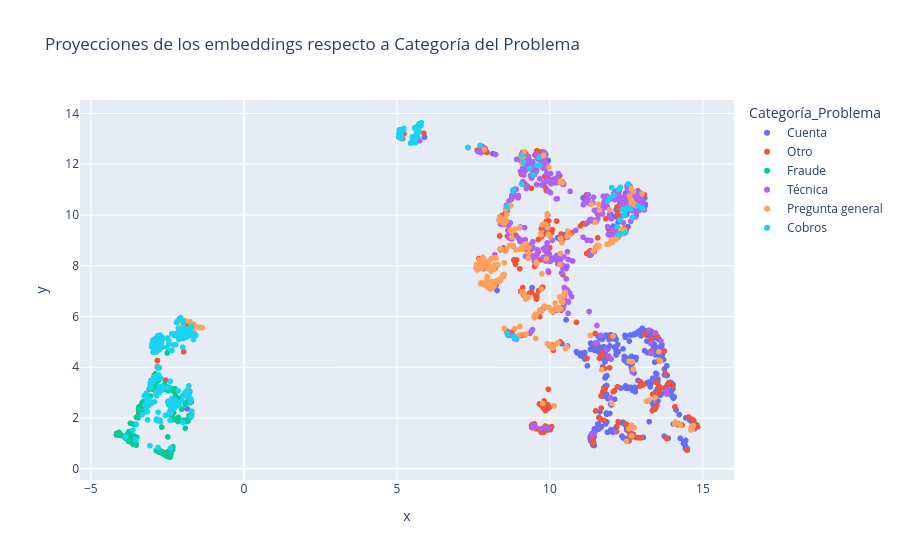

The code cell stored with this chart in its notebook:
### Code cell
# Scatter plot por Categoría_Problema
fig_proj_categoria = px.scatter(
    df_tickets,
    x="x",
    y="y",
    color="Categoría_Problema",
    title="Proyecciones de los embeddings respecto a Categoría del Problema",
    hover_data=[
        "Nivel_Prioridad",
        "Canal_Ticket",
        "N_Caracteres_Ticket",
        "Usuario-Tipo_de_Cuenta",
        "Usuario-Antiguedad_Cuenta_Dias",
        "Contenido_Ticket_Wrapped",
    ],
)

fig_proj_categoria.show()

### Figure 1 — Plotly figure (JSON) as saved in the notebook; plotly's stock layout.template omitted (floating-point values rounded to 4 significant figures; data arrays with more than 128 entries replaced by an {"elided": "..."} marker saying what was removed)
{"data": [{"customdata": {"elided": "473x6 mixed values"}, "hovertemplate": "Categoría_Problema=Cuenta<br>x=%{x}<br>y=%{y}<br>Nivel_Prioridad=%{customdata[0]}<br>Canal_Ticket=%{customdata[1]}<br>N_Caracteres_Ticket=%{customdata[2]}<br>Usuario-Tipo_de_Cuenta=%{customdata[3]}<br>Usuario-Antiguedad_Cuenta_Dias=%{customdata[4]}<br>Contenido_Ticket_Wrapped=%{customdata[5]}<extra></extra>", "legendgroup": "Cuenta", "marker": {"color": "#636efa", "symbol": "circle"}, "mode": "markers", "name": "Cuenta", "showlegend": true, "type": "scattergl", "x": {"elided": "473 float values"}, "xaxis": "x", "y": {"elided": "473 float values"}, "yaxis": "y"}, {"customdata": {"elided": "406x6 mixed values"}, "hovertemplate": "Categoría_Problema=Otro<br>x=%{x}<br>y=%{y}<br>Nivel_Prioridad=%{customdata[0]}<br>Canal_Ticket=%{customdata[1]}<br>N_Caracteres_Ticket=%{customdata[2]}<br>Usuario-Tipo_de_Cuenta=%{customdata[3]}<br>Usuario-Antiguedad_Cuenta_Dias=%{customdata[4]}<br>Contenido_Ticket_Wrapped=%{customdata[5]}<extra></extra>", "legendgroup": "Otro", "marker": {"color": "#EF553B", "symbol": "circle"}, "mode": "markers", "name": "Otro", "showlegend": true, "type": "scattergl", "x": {"elided": "406 float values"}, "xaxis": "x", "y": {"elided": "406 float values"}, "yaxis": "y"}, {"customdata": {"elided": "191x6 mixed values"}, "hovertemplate": "Categoría_Problema=Fraude<br>x=%{x}<br>y=%{y}<br>Nivel_Prioridad=%{customdata[0]}<br>Canal_Ticket=%{customdata[1]}<br>N_Caracteres_Ticket=%{customdata[2]}<br>Usuario-Tipo_de_Cuenta=%{customdata[3]}<br>Usuario-Antiguedad_Cuenta_Dias=%{customdata[4]}<br>Contenido_Ticket_Wrapped=%{customdata[5]}<extra></extra>", "legendgroup": "Fraude", "marker": {"color": "#00cc96", "symbol": "circle"}, "mode": "markers", "name": "Fraude", "showlegend": true, "type": "scattergl", "x": {"elided": "191 float values"}, "xaxis": "x", "y": {"elided": "191 float values"}, "yaxis": "y"}, {"customdata": {"elided": "361x6 mixed values"}, "hovertemplate": "Categoría_Problema=Técnica<br>x=%{x}<br>y=%{y}<br>Nivel_Prioridad=%{customdata[0]}<br>Canal_Ticket=%{customdata[1]}<br>N_Caracteres_Ticket=%{customdata[2]}<br>Usuario-Tipo_de_Cuenta=%{customdata[3]}<br>Usuario-Antiguedad_Cuenta_Dias=%{customdata[4]}<br>Contenido_Ticket_Wrapped=%{customdata[5]}<extra></extra>", "legendgroup": "Técnica", "marker": {"color": "#ab63fa", "symbol": "circle"}, "mode": "markers", "name": "Técnica", "showlegend": true, "type": "scattergl", "x": {"elided": "361 float values"}, "xaxis": "x", "y": {"elided": "361 float values"}, "yaxis": "y"}, {"customdata": {"elided": "275x6 mixed values"}, "hovertemplate": "Categoría_Problema=Pregunta general<br>x=%{x}<br>y=%{y}<br>Nivel_Prioridad=%{customdata[0]}<br>Canal_Ticket=%{customdata[1]}<br>N_Caracteres_Ticket=%{customdata[2]}<br>Usuario-Tipo_de_Cuenta=%{customdata[3]}<br>Usuario-Antiguedad_Cuenta_Dias=%{customdata[4]}<br>Contenido_Ticket_Wrapped=%{customdata[5]}<extra></extra>", "legendgroup": "Pregunta general", "marker": {"color": "#FFA15A", "symbol": "circle"}, "mode": "markers", "name": "Pregunta general", "showlegend": true, "type": "scattergl", "x": {"elided": "275 float values"}, "xaxis": "x", "y": {"elided": "275 float values"}, "yaxis": "y"}, {"customdata": {"elided": "294x6 mixed values"}, "hovertemplate": "Categoría_Problema=Cobros<br>x=%{x}<br>y=%{y}<br>Nivel_Prioridad=%{customdata[0]}<br>Canal_Ticket=%{customdata[1]}<br>N_Caracteres_Ticket=%{customdata[2]}<br>Usuario-Tipo_de_Cuenta=%{customdata[3]}<br>Usuario-Antiguedad_Cuenta_Dias=%{customdata[4]}<br>Contenido_Ticket_Wrapped=%{customdata[5]}<extra></extra>", "legendgroup": "Cobros", "marker": {"color": "#19d3f3", "symbol": "circle"}, "mode": "markers", "name": "Cobros", "showlegend": true, "type": "scattergl", "x": {"elided": "294 float values"}, "xaxis": "x", "y": {"elided": "294 float values"}, "yaxis": "y"}], "layout": {"legend": {"title": {"text": "Categoría_Problema"}, "tracegroupgap": 0}, "title": {"text": "Proyecciones de los embeddings respecto a Categoría del Problema"}, "xaxis": {"anchor": "y", "domain": [0, 1], "title": {"text": "x"}}, "yaxis": {"anchor": "x", "domain": [0, 1], "title": {"text": "y"}}}}
